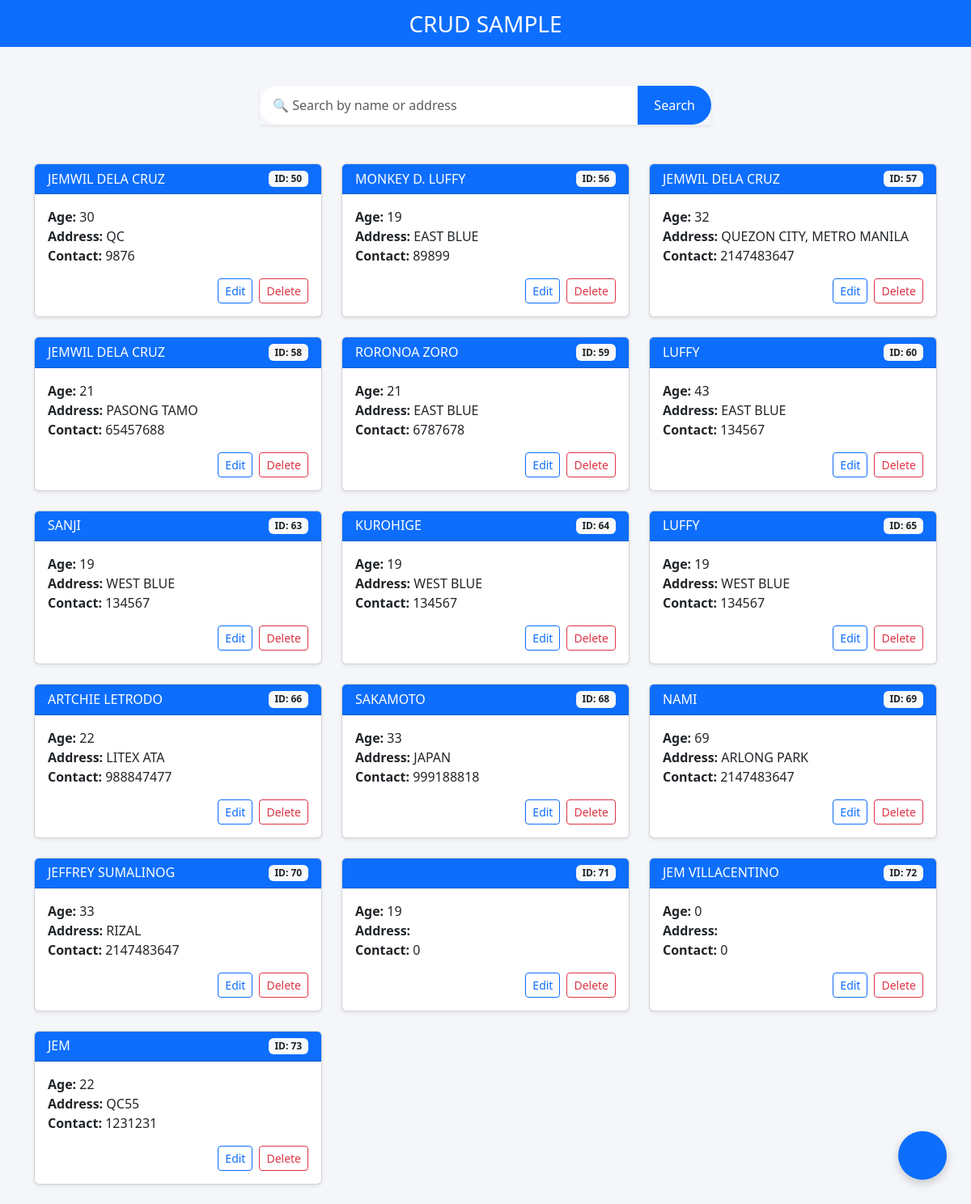
Screenshot of /CRUD/index.php with the database file from the repository.
### tables this page shows
CREATE TABLE `crud_db` (
  `ID` int(11) NOT NULL,
  `Name` varchar(255) NOT NULL,
  `Age` int(50) NOT NULL,
  `Address` varchar(255) NOT NULL,
  `ContactNum` int(50) NOT NULL
);

### CRUD/index.php (the view, shortened to what this page needs)
<?php
include "connect.php";
?>
<!DOCTYPE html>
<html lang="en">
<head>
  <link href="https://cdn.jsdelivr.net/npm/bootstrap@5.3.0/dist/css/bootstrap.min.css" rel="stylesheet" />
  <link href="https://unpkg.com/boxicons@2.1.4/css/boxicons.min.css" rel="stylesheet" />
  <link rel="stylesheet" href="style.css" />
</head>
<body>
  <nav class="navbar navbar-light justify-content-center fs-3 mb-5 text-white bg-primary">
    CRUD SAMPLE
  </nav>
  <div class="container">
    <form method="GET" class="search-form d-flex justify-content-center mb-5">
      <div class="input-group w-50 shadow-sm">
        <input type="text" name="search" class="form-control border-0 rounded-start-pill"
          placeholder="🔍 Search by name or address"
          value="<?= isset($_GET['search']) ? htmlspecialchars($_GET['search']) : '' ?>">
        <button type="submit" class="btn btn-primary rounded-end-pill">
          <lord-icon src="https://cdn.lordicon.com/msoeawqm.json" trigger="hover" colors="primary:#ffffff" style="width:24px;height:24px"></lord-icon> Search
        </button>
      </div>
    </form>
    <div class="row">
      <?php
      $searchQuery = "";
      $result = mysqli_query($conn, "SELECT * FROM crud_db $searchQuery");
      while ($row = mysqli_fetch_assoc($result)):
      ?>
        <div class="col-md-4 mb-4">
          <div class="card shadow-sm h-100">
            <div class="card-header bg-primary text-white d-flex justify-content-between align-items-center">
              <h6 class="mb-0"><?= strtoupper($row["Name"]) ?></h6>
              <span class="badge bg-light text-dark">ID: <?= $row["ID"] ?></span>
            </div>
            <div class="card-body">
              <p class="card-text mb-3">
                <b>Age:</b> <?= $row["Age"] ?><br>
                <b>Address:</b> <?= strtoupper($row["Address"]) ?><br>
                <b>Contact:</b> <?= $row["ContactNum"] ?>
              </p>
              <div class="d-flex justify-content-end gap-2">
                <button class="btn btn-outline-primary btn-sm editBtn"
                  data-bs-toggle="modal" data-bs-target="#confirmEditModal"
                  data-id="<?= $row['ID'] ?>"
                  data-name="<?= htmlspecialchars($row['Name']) ?>"
                  data-age="<?= $row['Age'] ?>"
                  data-address="<?= htmlspecialchars($row['Address']) ?>"
                  data-contact="<?= $row['ContactNum'] ?>">
                  <lord-icon src="https://cdn.lordicon.com/wloilxuq.json" trigger="hover" colors="primary:#0d6efd" style="width:24px;height:24px"></lord-icon> Edit
                </button>
                <button class="btn btn-outline-danger btn-sm"
                  data-bs-toggle="modal" data-bs-target="#confirmDeleteModal"
                  data-id="<?= $row['ID'] ?>">
                  <lord-icon src="https://cdn.lordicon.com/gsqxdxog.json" trigger="hover" colors="primary:#dc3545" style="width:24px;height:24px"></lord-icon> Delete
                </button>
              </div>
            </div>
          </div>
        </div>
      <?php endwhile; ?>
    </div>
    <button class="fab" data-bs-toggle="modal" data-bs-target="#addDataModal">
      <lord-icon src="https://cdn.lordicon.com/ynwbvguu.json" trigger="hover" colors="primary:#ffffff" style="width:30px;height:30px"></lord-icon>
    </button>
  </div>
</body>
</html>

### CRUD/style.css (style rules this page uses)
body { background-color: #f4f6f9; }
.fab { position: fixed; bottom: 30px; right: 30px; background-color: #0d6efd; color: white; border: none; border-radius: 50%; width: 60px; height: 60px; display: flex; align-items: center; justify-content: center; box-shadow: 0 4px 12px rgba(0, 0, 0, 0.2); cursor: pointer; }
.search-form .form-control { border-radius: 20px; font-size: 1rem; padding: 0.75rem 1rem; transition: box-shadow 0.3s ease; }
.search-form .btn-primary { border-radius: 20px; padding: 0 20px; background-color: #0d6efd; border: none; transition: background-color 0.3s ease; }

### rows the page displays
crud_db: Name "JEMWIL DELA CRUZ", ID "50", Age "30", Address "QC", ContactNum "9876"
crud_db: Name "MONKEY D. LUFFY", ID "56", Age "19", Address "EAST BLUE", ContactNum "89899"
crud_db: Name "JEMWIL DELA CRUZ", ID "57", Age "32", Address "QUEZON CITY, METRO MANILA", ContactNum "2147483647"
crud_db: Name "JEMWIL DELA CRUZ", ID "58", Age "21", Address "PASONG TAMO", ContactNum "65457688"
crud_db: Name "RORONOA ZORO", ID "59", Age "21", Address "EAST BLUE", ContactNum "6787678"
crud_db: Name "LUFFY", ID "60", Age "43", Address "EAST BLUE", ContactNum "134567"
crud_db: Name "SANJI", ID "63", Age "19", Address "WEST BLUE", ContactNum "134567"
crud_db: Name "KUROHIGE", ID "64", Age "19", Address "WEST BLUE", ContactNum "134567"
crud_db: Name "LUFFY", ID "65", Age "19", Address "WEST BLUE", ContactNum "134567"
crud_db: Name "ARTCHIE LETRODO", ID "66", Age "22", Address "LITEX ATA", ContactNum "988847477"
crud_db: Name "SAKAMOTO", ID "68", Age "33", Address "JAPAN", ContactNum "999188818"
crud_db: Name "NAMI", ID "69", Age "69", Address "ARLONG PARK", ContactNum "2147483647"
crud_db: Name "JEFFREY SUMALINOG", ID "70", Age "33", Address "RIZAL", ContactNum "2147483647"
crud_db: ID "71", Age "19", ContactNum "0"
crud_db: Name "JEM VILLACENTINO", ID "72", Age "0", ContactNum "0"
crud_db: Name "JEM", ID "73", Age "22", Address "QC55", ContactNum "1231231"
